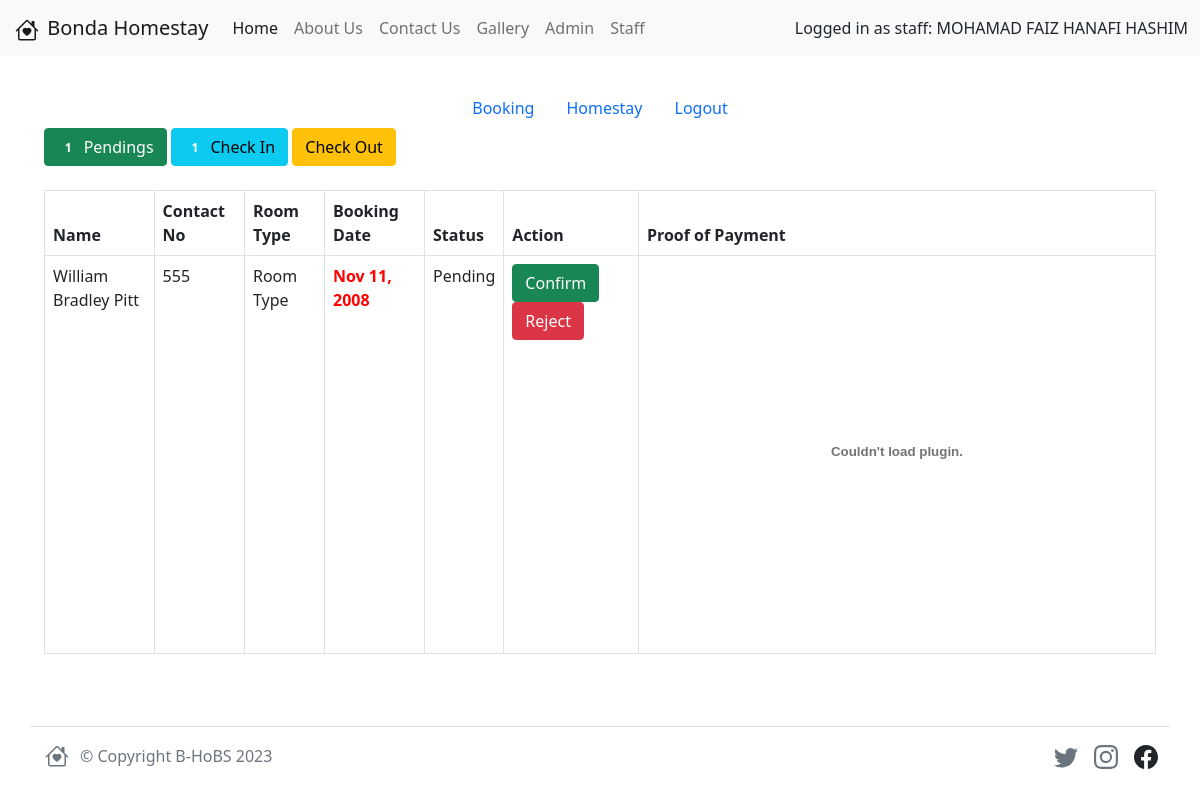
Screenshot of /index.php?p=staff-booking (signed in) with the database file from the repository.
### tables this page shows
CREATE TABLE IF NOT EXISTS `reservation` (
  `id` int(11) NOT NULL AUTO_INCREMENT,
  `guest_id` int(11) NOT NULL,
  `homestay_id` int(11) NOT NULL,
  `person_count` int(11) NOT NULL,
  `start_date` date NOT NULL,
  `end_date` date NOT NULL,
  `status` varchar(128) NOT NULL,
  `ts_created` timestamp NOT NULL,
  `ts_updated` timestamp NOT NULL,
  `discount_percent` decimal(5,2),
  `total_price` decimal(10,2) NOT NULL,
  `proof_of_payment` varchar(255) NOT NULL,
  PRIMARY KEY (`id`),
  KEY (`guest_id`),
  KEY (`homestay_id`)
);

CREATE TABLE IF NOT EXISTS `guest` (
  `id` int(11) NOT NULL,
  `full_name` varchar(128) NOT NULL,
  `email` varchar(255) NOT NULL,
  `phone` varchar(255),
  `address` varchar(255),
  `details` text
);

### includes/database.php (called while the page is built, shortened)
<?php
class Database
{
	var $sql_string = '';
	private $conn;
	public function open_connection()
	{
		$this->conn = mysqli_connect(DB_SERVER, DB_USER, DB_PASS);
		if (!$this->conn) {
			echo "Problem in database connection! Contact administrator!";
			exit();
		} else {
			$db_select = mysqli_select_db($this->conn, DB_NAME);
		}
	}
	function set_query($sql = '')
	{
		$this->sql_string = $sql;
	}
	function execute_query()
	{
		$result = mysqli_query($this->conn, $this->sql_string);
		return $result;
	}
	private function confirm_query($result)
	{
		return $result;
	}
	function load_result_list($key = '')
	{
		$cur = $this->execute_query() or die("Something wrong in includes/database.php around line 61");
		$array = array();
		while ($row = mysqli_fetch_object($cur)) {
			if ($key) {
				$array[$row->$key] = $row;
			} else {
				$array[] = $row;
			}
		}
		return $array;
	}
}
$mydb = new Database();

### staff/pending.php (the view)
<?php
global $mydb;
?>
<table id="table" class="table table-bordered">
	<thead>
		<tr>
			<th>Name</th>
			<th>Contact No</th>
			<th>Room Type</th>
			<th>Booking Date</th>
			<th>Status</th>
			<th>Action</th>
			<th>Proof of Payment</th>
		</tr>
	</thead>
	<tbody>
		<?php
		$query = "SELECT t.*, g.`full_name`, g.`phone`, g.`email` FROM `reservation` t JOIN `guest` g ON g.`id`=t.`guest_id` JOIN `homestay` h ON h.`id`=t.`homestay_id` WHERE t.`status` = 'Pending'";
		$mydb->set_query($query);
		$result = $mydb->load_result_list();
		if (count($result) === 0) {
			echo "<p class=\"text-center\"><b>You're all caught up!</b></p>";
		} else {
			foreach ($result as $val) {
		?>
				<tr>
					<td><?php echo $val->full_name ?></td>
					<td><?php echo $val->phone ?></td>
					<td><?php echo "Room Type" ?></td>
					<td><strong><?php if ($val->start_date <= date("Y-m-d", strtotime("+8 HOURS"))) {
									echo "<label style = 'color:#ff0000;'>" . date("M d, Y", strtotime($val->start_date)) . "</label>";
								} else {
									echo "<label style = 'color:#00ff00;'>" . date("M d, Y", strtotime($val->start_date)) . "</label>";
								} ?></strong></td>
					<td><?php echo $val->status ?></td>
					<td>
						<a class="btn btn-success" href="?p=confirm-booking&rsvn_id=<?php echo $val->id ?>"><i class="glyphicon glyphicon-check"></i> Confirm</a> <a class="btn btn-danger" onclick="confirmationDelete(); return false;" href="?p=reject-pending&rsvn_id=<?php echo $val->id ?>&guest=<?php echo $val->email ?>"><i class="glyphicon glyphicon-trash"></i> Reject</a>
					</td>
					<td><embed src="uploads/<?php echo $val->proof_of_payment ?>" width= "500" height= "375" type="application/pdf"></td>
				</tr>
		<?php
			}
		}
		?>
	</tbody>
</table>

### index.css (style rules this page uses)
body { width: 100vw; }

### rows the page displays
reservation: guest.full_name "William Bradley Pitt", guest.phone "555", start_date "Nov 11, 2008", status "Pending"

### other values shown
$_SESSION['staff_name'] "MOHAMAD FAIZ HANAFI HASHIM"
count($f_p) "1"
count($f_ci) "1"
